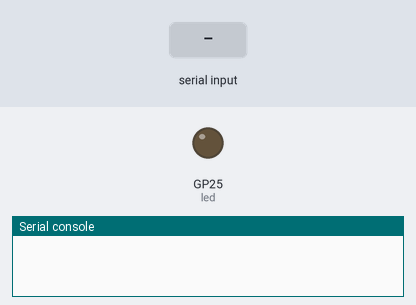
Bench run of a program on a simulated Raspberry Pi Pico running MicroPython. On the bench: output pins drawn as LEDs (lit = HIGH), the last lines printed to the serial console. Dashed ring = blinking. The test bench sets the inputs (shaded band).

Above: at 1.2 s.
1.3 s: "5" typed at the serial console, then Enter
At 1.5 s:
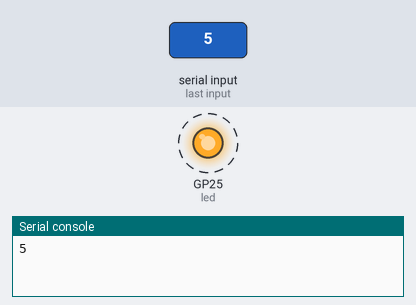
4.3 s: "90" typed at the serial console, then Enter
At 4.9 s:
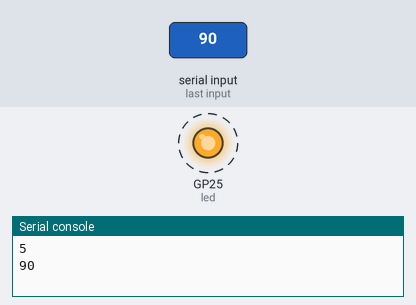
Timing chart, 0 to 13.3 s (numbered marks = the images above; inputs shaded):
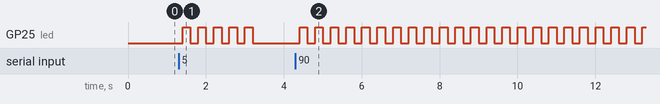

Measured:
- after the input at 1.3 s, GP25 (led): alternates HIGH for 0.20 s and LOW for 0.20 s, 10 changes in all, then stays LOW, starting after 0.10 s
- after the input at 4.3 s, GP25 (led): alternates HIGH for 0.20 s and LOW for 0.20 s, starting after 0.10 s

The program:

pico1.py
```python
'''
Serial connection between Pi and Pico via USB.

pi.py generates a stream of 1 to 4 that are fed to the Pico
via the serial port at a rate of 1 signal every 2 seconds.

pico.py (this file) enables the Pico's onboard LED to blink the
received number.

Save this file as main.py on the Pico to have the Pico run this
automatically once plugged into a Pi (or a Mac).

Each blink takes 0.4 seconds.

'''

import select
import sys
import machine
import utime

led = machine.Pin(25, machine.Pin.OUT)

p = 0

while p < 50:
    if select.select([sys.stdin], [], [], 0)[0]:
        blinkn = int(sys.stdin.readline())
        for n in range(1, blinkn + 1):
            led.value(1)
            utime.sleep(0.2)
            led.value(0)
            utime.sleep(0.2)
        p += 1
        utime.sleep(2 - 0.4 * blinkn)

    else:
        # print('waiting...')
        utime.sleep(0.2)

else:
    led.value(0)
```
